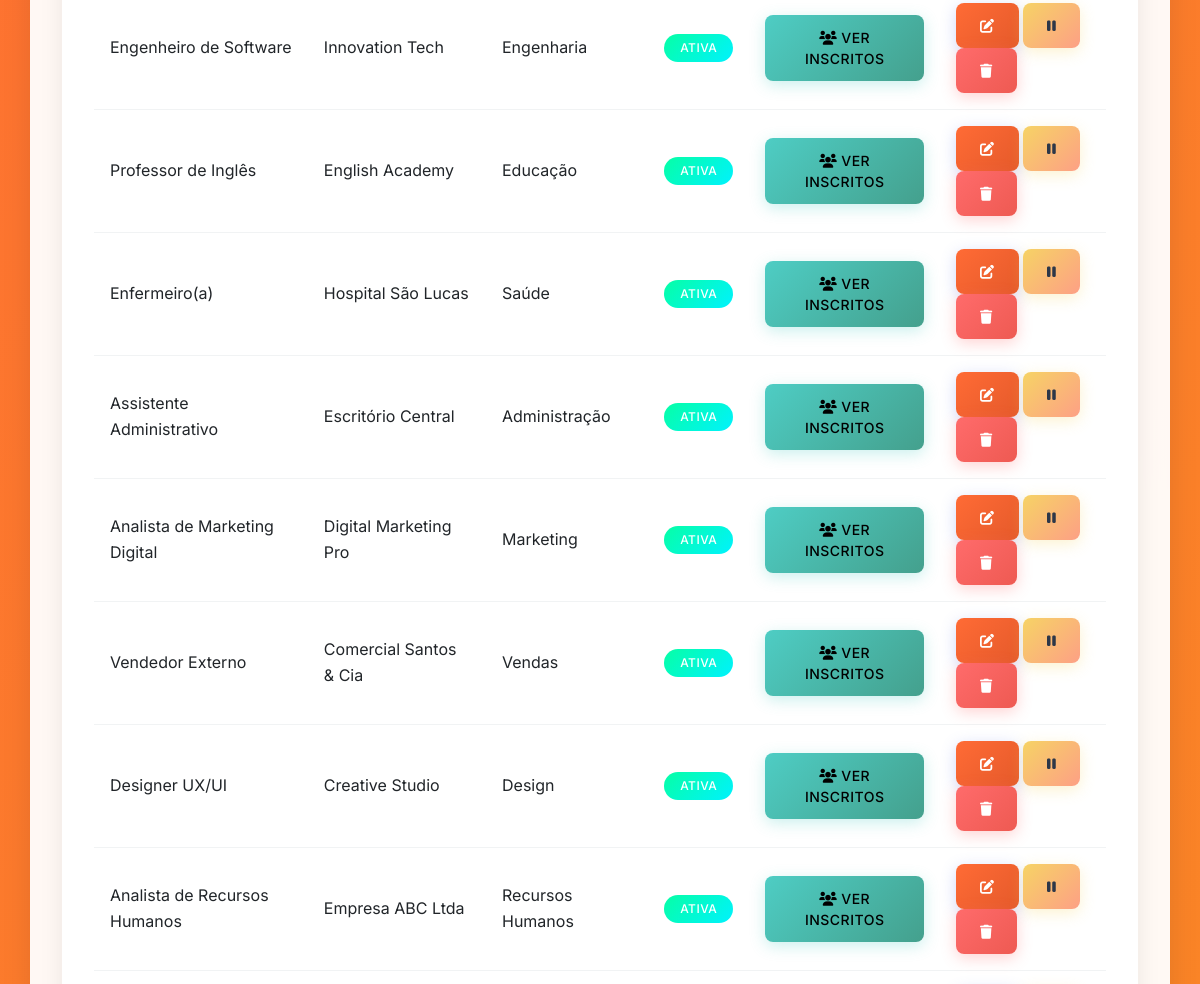
Before: /admin/jobs.php (signed in, middle part) with the older database file.
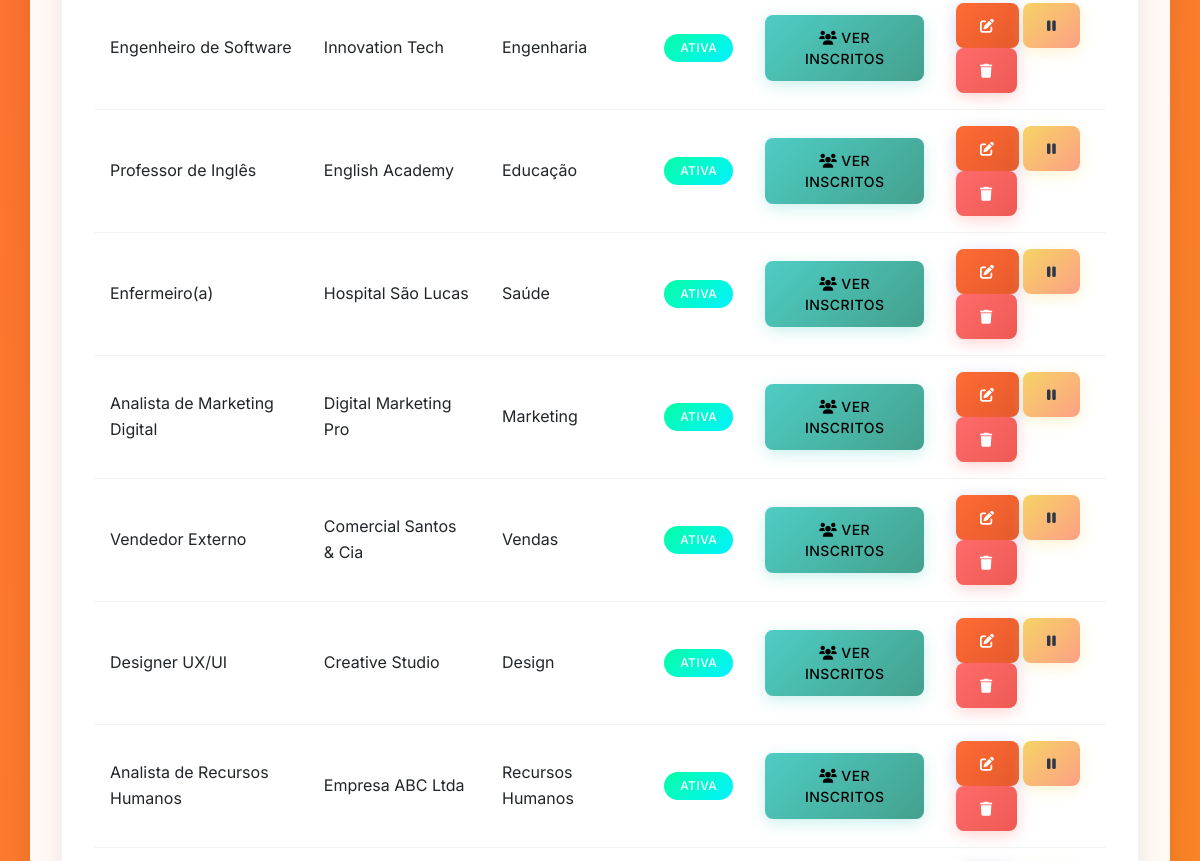
After: the same page with the newer database file.
### tables this page shows
CREATE TABLE job_postings (
        id INTEGER PRIMARY KEY AUTOINCREMENT,
        title VARCHAR(200) NOT NULL,
        description TEXT NOT NULL,
        requirements TEXT NOT NULL,
        company_name VARCHAR(100) NOT NULL,
        location VARCHAR(100) NOT NULL,
        salary_range VARCHAR(100),
        contact_email VARCHAR(100) NOT NULL,
        contact_phone VARCHAR(20),
        company_logo VARCHAR(255),
        category_id INTEGER,
        is_active BOOLEAN DEFAULT 1,
        created_by INTEGER,
        created_at DATETIME DEFAULT CURRENT_TIMESTAMP,
        FOREIGN KEY (category_id) REFERENCES categories(id),
        FOREIGN KEY (created_by) REFERENCES users(id)
    );

CREATE TABLE categories (
        id INTEGER PRIMARY KEY AUTOINCREMENT,
        name VARCHAR(100) NOT NULL UNIQUE,
        created_at DATETIME DEFAULT CURRENT_TIMESTAMP
    );

### admin/jobs.php (the view, shortened to what this page needs)
<?php
require_once '../config/database.php';
$stmt = $conn->query("SELECT j.*, c.name as category_name
                     FROM job_postings j
                     LEFT JOIN categories c ON j.category_id = c.id
                     ORDER BY j.created_at DESC");
$jobs = $stmt->fetchAll(PDO::FETCH_ASSOC);
?>
<!DOCTYPE html>
<html lang="pt-BR">
<head>
    <link href="https://cdn.jsdelivr.net/npm/bootstrap@5.3.0/dist/css/bootstrap.min.css" rel="stylesheet">
    <link href="https://cdnjs.cloudflare.com/ajax/libs/font-awesome/6.0.0/css/all.min.css" rel="stylesheet">
    <link href="../assets/css/style.css" rel="stylesheet">
</head>
<body>
    <div class="main-container container mt-4">
        <div class="card">
            <div class="card-body">
                <div class="table-responsive">
                    <table class="table">
                        <tbody>
                            <?php foreach ($jobs as $job): ?>
                                <tr>
                                    <td><?php echo htmlspecialchars($job['title']); ?></td>
                                    <td><?php echo htmlspecialchars($job['company_name']); ?></td>
                                    <td><?php echo htmlspecialchars($job['category_name']); ?></td>
                                    <td>
                                        <span class="badge bg-<?php echo $job['is_active'] ? 'success' : 'danger'; ?>">
                                            <?php echo $job['is_active'] ? 'Ativa' : 'Inativa'; ?>
                                        </span>
                                    </td>
                                    <td>
                                        <a href="applicants.php?job_id=<?php echo $job['id']; ?>" class="btn btn-sm btn-info">
                                            <i class="fas fa-users me-1"></i>Ver Inscritos
                                        </a>
                                    </td>
                                    <td>
                                        <a href="edit_job.php?id=<?php echo $job['id']; ?>" class="btn btn-sm btn-primary">
                                            <i class="fas fa-edit"></i>
                                        </a>
                                        <form method="POST" class="d-inline">
                                            <button type="submit" name="toggle_status" class="btn btn-sm btn-<?php echo $job['is_active'] ? 'warning' : 'success'; ?>">
                                                <i class="fas fa-<?php echo $job['is_active'] ? 'pause' : 'play'; ?>"></i>
                                            </button>
                                        </form>
                                        <form method="POST" class="d-inline" onsubmit="return confirm('Tem certeza que deseja excluir esta vaga?');">
                                            <button type="submit" name="delete_job" class="btn btn-sm btn-danger">
                                                <i class="fas fa-trash"></i>
                                            </button>
                                        </form>
                                    </td>
                                </tr>
                            <?php endforeach; ?>
                        </tbody>
                    </table>
                </div>
            </div>
        </div>
    </div>
</body>
</html>

Changed rows visible on the page:
removed job_postings: title "Assistente Administrativo", company_name "Escritório Central", category.name "Administração", is_active "ATIVA"
